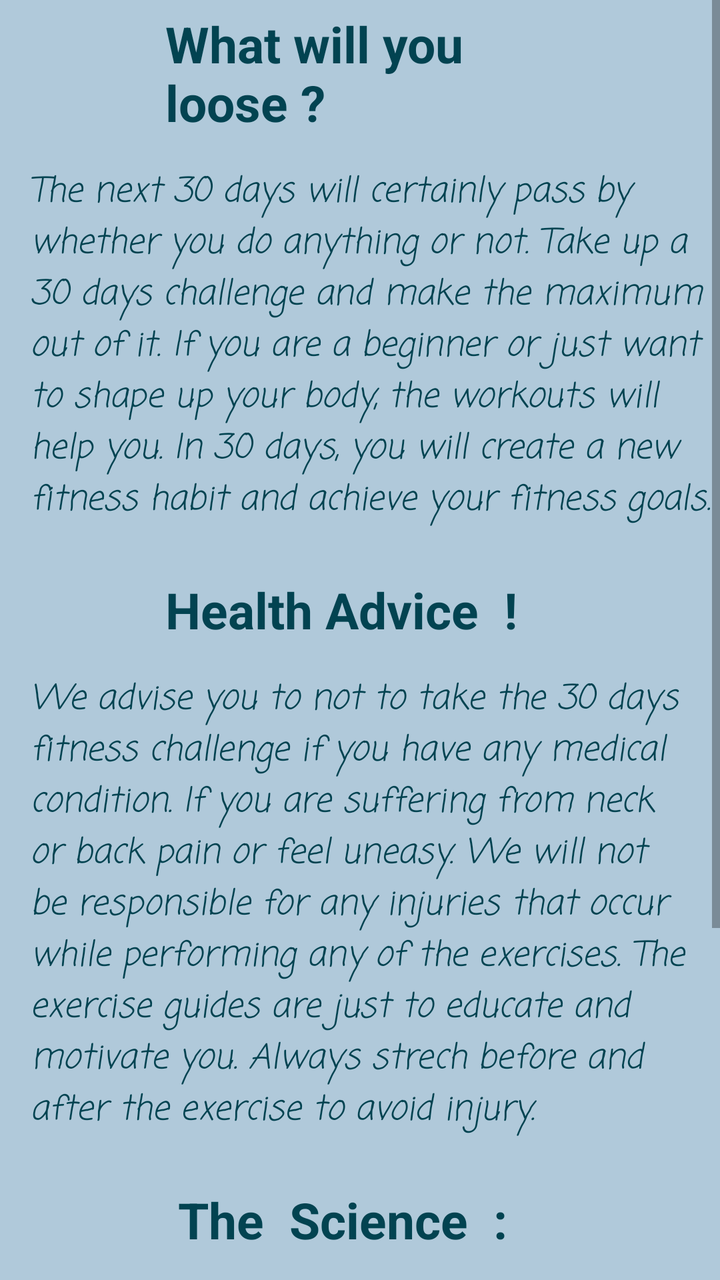
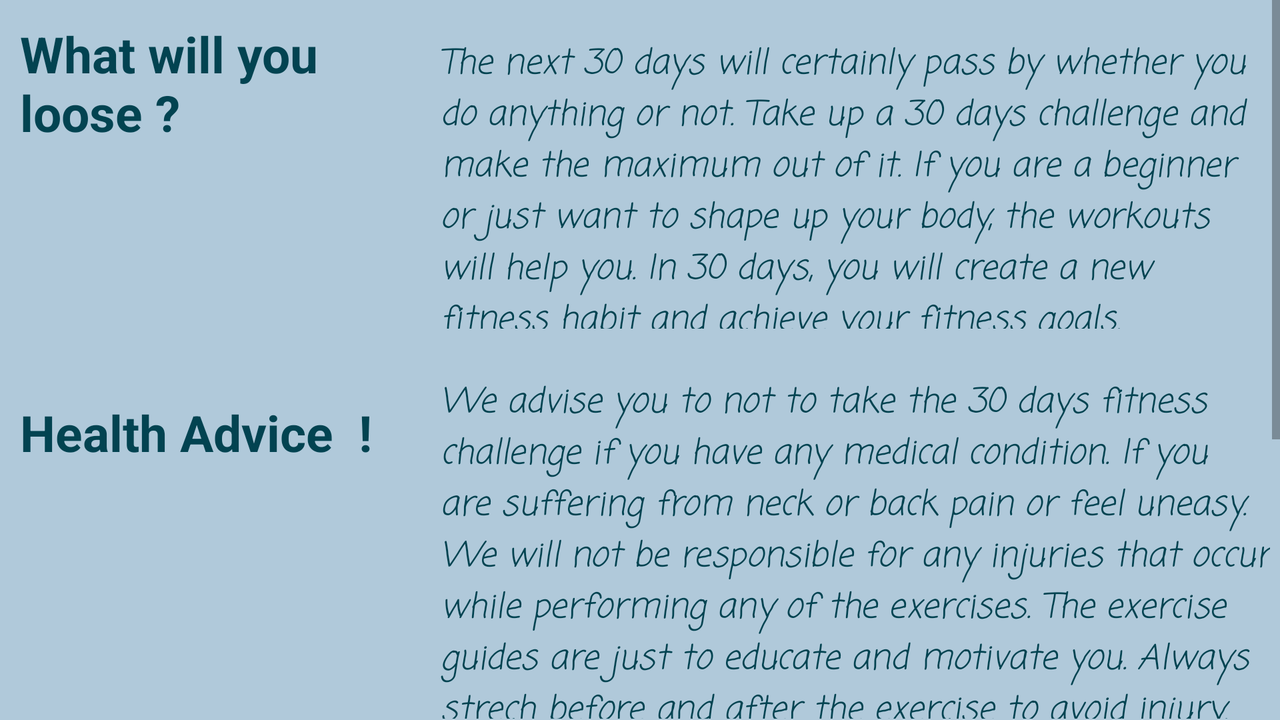

Two renders of one Android screen. The first uses the default layout on a phone; the second uses the alternative layout the repository ships for a different screen configuration, on a matching device. The two XML files are below.
<!-- AndroidManifest.xml: application theme AppTheme -->
<!-- res/layout/science_page.xml -->
<?xml version="1.0" encoding="utf-8"?>
<LinearLayout xmlns:android="http://schemas.android.com/apk/res/android"
    xmlns:app="http://schemas.android.com/apk/res-auto"
    android:layout_width="match_parent"
    android:layout_height="match_parent"
    android:background="#58256c9c"
    android:orientation="vertical">

    <ViewAnimator
        android:id="@+id/animator2"
        android:layout_width="match_parent"
        android:layout_height="match_parent">

        <ScrollView
            android:layout_width="match_parent"
            android:layout_height="match_parent">

            <android.support.constraint.ConstraintLayout
                android:layout_width="match_parent"
                android:layout_height="match_parent"
                android:layout_marginBottom="15dp"
                android:layout_marginLeft="10dp"
                android:layout_marginRight="5dp"
                android:layout_marginTop="5dp"
                android:orientation="vertical">


                    <TextView
                        app:layout_constraintLeft_toLeftOf="parent"
                        app:layout_constraintRight_toRightOf="parent"
                        app:layout_constraintTop_toBottomOf="parent"
                        app:layout_constraintBottom_toTopOf="@+id/t2"
                        android:id="@+id/t1"
                        android:layout_width="200dp"
                        android:layout_height="wrap_content"
                        android:layout_marginTop="5dp"
                        android:text="What will you loose ?"
                        android:textColor="#024351"
                        android:textSize="25dp"
                        android:textStyle="bold" />

                    <TextView
                        app:layout_constraintLeft_toLeftOf="parent"
                        app:layout_constraintRight_toRightOf="parent"
                        app:layout_constraintTop_toBottomOf="@id/t1"
                        app:layout_constraintBottom_toTopOf="@+id/t3"
                        android:id="@+id/t2"
                        android:layout_width="wrap_content"
                        android:layout_height="wrap_content"
                        android:layout_marginTop="15dp"
                        android:layout_marginLeft="10dp"
                        android:fontFamily="casual"
                        android:gravity="left"
                        android:text="The next 30 days will certainly pass by whether you do anything or not. Take up a 30 days challenge and make the maximum out of it. If you are a beginner or just want to shape up your body, the workouts will help you. In 30 days, you will create a new fitness habit and achieve your fitness goals. "
                        android:textColor="#024351"
                        android:textSize="17dp"
                        android:textStyle="italic" />

                    <TextView
                        app:layout_constraintLeft_toLeftOf="parent"
                        app:layout_constraintRight_toRightOf="parent"
                        app:layout_constraintTop_toBottomOf="@id/t2"
                        app:layout_constraintBottom_toTopOf="@+id/t4"
                        android:id="@+id/t3"
                        android:layout_width="200dp"
                        android:layout_height="wrap_content"
                        android:layout_marginTop="25dp"
                        android:text="Health Advice  !"
                        android:textColor="#024351"
                        android:textSize="25dp"
                        android:textStyle="bold" />

                    <TextView
                        app:layout_constraintLeft_toLeftOf="parent"
                        app:layout_constraintRight_toRightOf="parent"
                        app:layout_constraintTop_toBottomOf="@id/t3"
                        app:layout_constraintBottom_toTopOf="@+id/t5"
                        android:id="@+id/t4"
                        android:layout_width="wrap_content"
                        android:layout_height="wrap_content"
                        android:layout_marginLeft="10dp"
                        android:layout_marginTop="15dp"
                        android:fontFamily="casual"
                        android:text="We advise you to not to take the 30 days fitness challenge if you have any medical condition. If you are suffering from neck or back pain or feel uneasy. We will not be responsible for any injuries that occur while performing any of the exercises. The exercise guides are just to educate and motivate you. Always strech before and after the exercise to avoid injury. "
                        android:textColor="#024351"
                        android:textSize="17dp"
                        android:textStyle="italic" />

                    <TextView
                        app:layout_constraintLeft_toLeftOf="parent"
                        app:layout_constraintRight_toRightOf="parent"
                        app:layout_constraintTop_toBottomOf="@id/t4"
                        app:layout_constraintBottom_toTopOf="@+id/t6"
                        android:id="@+id/t5"
                        android:layout_width="200dp"
                        android:layout_height="wrap_content"
                        android:layout_marginTop="25dp"
                        android:text=" The  Science  : "
                        android:textColor="#024351"
                        android:textSize="25dp"
                        android:textStyle="bold" />

                    <TextView
                        app:layout_constraintLeft_toLeftOf="parent"
                        app:layout_constraintRight_toRightOf="parent"
                        app:layout_constraintTop_toBottomOf="@id/t5"
                        app:layout_constraintBottom_toTopOf="parent"
                        android:id="@+id/t6"
                        android:layout_width="wrap_content"
                        android:layout_height="wrap_content"
                        android:layout_marginBottom="10dp"
                        android:layout_marginLeft="10dp"
                        android:layout_marginTop="15dp"
                        android:fontFamily="casual"
                        android:text="30 days is just the right amount of time to take a new habit or break old ones. According to the new theory of biorhythms, every one's body clock has the same cycle of renewal. Our physical body works on the same 23 day cycle, our emotional body on a 28 day cycle and our intellectual body on a 33 day cycle. This makes one month an ideal time for self improvement."
                        android:textColor="#024351"
                        android:textSize="17dp"
                        android:textStyle="italic" />

            </android.support.constraint.ConstraintLayout>
        </ScrollView>
    </ViewAnimator>
</LinearLayout>
<!-- resources referenced by this layout -->
<resources>
  <style name="AppTheme" parent="Theme.AppCompat.Light.DarkActionBar">
          
          <item name="colorPrimary">@color/colorPrimary</item>
          <item name="colorPrimaryDark">@color/colorPrimaryDark</item>
          <item name="colorAccent">@color/colorAccent</item>
      </style>
  <color name="colorPrimary">#3B5998</color>
  <color name="colorPrimaryDark">#3B5998</color>
  <color name="colorAccent">#FF4081</color>
</resources>
<!-- res/layout-w600dp/science_page.xml (the repository's variant of the layout above) -->
<!-- drawn on the phone turned sideways -->
<?xml version="1.0" encoding="utf-8"?>
<LinearLayout xmlns:android="http://schemas.android.com/apk/res/android"
    xmlns:app="http://schemas.android.com/apk/res-auto"
    android:layout_width="match_parent"
    android:layout_height="match_parent"
    android:background="#58256c9c"
    android:orientation="vertical">

    <ViewAnimator
        android:id="@+id/animator2"
        android:layout_width="match_parent"
        android:layout_height="match_parent">

        <ScrollView
            android:layout_width="match_parent"
            android:layout_height="match_parent">

            <android.support.constraint.ConstraintLayout
                android:layout_width="match_parent"
                android:layout_height="match_parent"
                android:layout_marginBottom="15dp"
                android:layout_marginLeft="10dp"
                android:layout_marginRight="5dp"
                android:layout_marginTop="5dp"
                android:orientation="vertical">

                <LinearLayout
                    app:layout_constraintLeft_toLeftOf="parent"
                    app:layout_constraintRight_toRightOf="parent"
                    app:layout_constraintTop_toBottomOf="parent"
                    app:layout_constraintBottom_toTopOf="@+id/L2"
                    android:layout_marginTop="10dp"
                    android:layout_width="wrap_content"
                    android:layout_height="wrap_content"
                    android:orientation="horizontal"
                    android:id="@+id/L1">

                    <TextView
                        android:id="@+id/t1"
                        android:layout_width="200dp"
                        android:layout_height="wrap_content"
                        android:layout_marginTop="5dp"
                        android:text="What will you loose ?"
                        android:textColor="#024351"
                        android:textSize="25dp"
                        android:textStyle="bold" />

                    <TextView
                        android:id="@+id/t2"
                        android:layout_width="wrap_content"
                        android:layout_height="wrap_content"
                        android:layout_marginTop="5dp"
                        android:layout_marginLeft="10dp"
                        android:fontFamily="casual"
                        android:gravity="left"
                        android:text="The next 30 days will certainly pass by whether you do anything or not. Take up a 30 days challenge and make the maximum out of it. If you are a beginner or just want to shape up your body, the workouts will help you. In 30 days, you will create a new fitness habit and achieve your fitness goals. "
                        android:textColor="#024351"
                        android:textSize="17dp"
                        android:textStyle="italic" />
                </LinearLayout>


                <LinearLayout
                    app:layout_constraintLeft_toLeftOf="parent"
                    app:layout_constraintRight_toRightOf="parent"
                    app:layout_constraintTop_toBottomOf="@id/L1"
                    app:layout_constraintBottom_toTopOf="@+id/L3"
                    android:layout_marginTop="10dp"
                    android:layout_width="wrap_content"
                    android:layout_height="wrap_content"
                    android:orientation="horizontal"
                    android:id="@+id/L2">

                    <TextView
                        android:id="@+id/t3"
                        android:layout_width="200dp"
                        android:layout_height="wrap_content"
                        android:layout_marginTop="25dp"
                        android:text="Health Advice  !"
                        android:textColor="#024351"
                        android:textSize="25dp"
                        android:textStyle="bold" />

                    <TextView
                        android:id="@+id/t4"
                        android:layout_width="wrap_content"
                        android:layout_height="wrap_content"
                        android:layout_marginLeft="10dp"
                        android:layout_marginTop="5dp"
                        android:fontFamily="casual"
                        android:text="We advise you to not to take the 30 days fitness challenge if you have any medical condition. If you are suffering from neck or back pain or feel uneasy. We will not be responsible for any injuries that occur while performing any of the exercises. The exercise guides are just to educate and motivate you. Always strech before and after the exercise to avoid injury. "
                        android:textColor="#024351"
                        android:textSize="17dp"
                        android:textStyle="italic" />
                </LinearLayout>

                <LinearLayout
                    app:layout_constraintLeft_toLeftOf="parent"
                    app:layout_constraintRight_toRightOf="parent"
                    app:layout_constraintTop_toBottomOf="@id/L2"
                    app:layout_constraintBottom_toTopOf="parent"
                    android:layout_marginTop="10dp"
                    android:layout_width="wrap_content"
                    android:layout_height="wrap_content"
                    android:orientation="horizontal"
                    android:id="@+id/L3">

                    <TextView
                        android:id="@+id/t5"
                        android:layout_width="200dp"
                        android:layout_height="wrap_content"
                        android:layout_marginTop="25dp"
                        android:text=" The  Science  : "
                        android:textColor="#024351"
                        android:textSize="25dp"
                        android:textStyle="bold" />

                    <TextView
                        android:id="@+id/t6"
                        android:layout_width="wrap_content"
                        android:layout_height="wrap_content"
                        android:layout_marginBottom="10dp"
                        android:layout_marginLeft="10dp"
                        android:layout_marginTop="5dp"
                        android:fontFamily="casual"
                        android:text="30 days is just the right amount of time to take a new habit or break old ones. According to the new theory of biorhythms, every one's body clock has the same cycle of renewal. Our physical body works on the same 23 day cycle, our emotional body on a 28 day cycle and our intellectual body on a 33 day cycle. This makes one month an ideal time for self improvement."
                        android:textColor="#024351"
                        android:textSize="17dp"
                        android:textStyle="italic" />
                </LinearLayout>

            </android.support.constraint.ConstraintLayout>
        </ScrollView>
    </ViewAnimator>
</LinearLayout>
